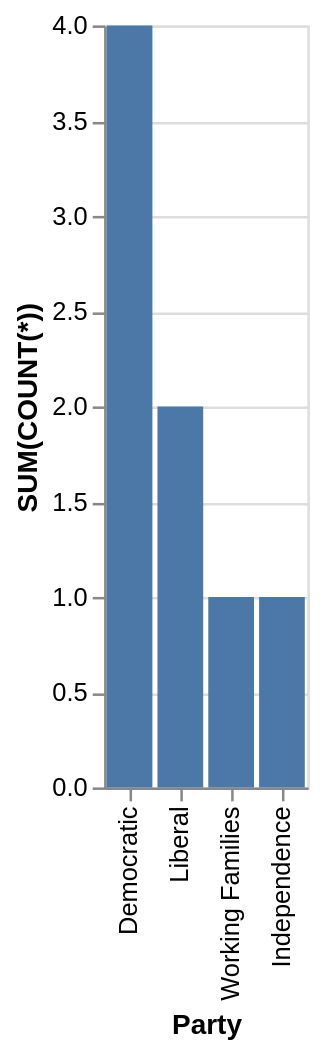

Specify this chart in Vega-Lite:
### Vega-Lite specification from a JSON file in a GitHub repository (floating-point values rounded to 4 significant figures)
{"data": {"values": [{"x_data": "Democratic", "y_data": 4}, {"x_data": "Liberal", "y_data": 2}, {"x_data": "Working Families", "y_data": 1}, {"x_data": "Independence", "y_data": 1}]}, "mark": "bar", "encoding": {"x": {"field": "x_data", "type": "nominal", "title": "Party", "sort": {"op": "sum", "field": "y_data", "order": "descending"}}, "y": {"field": "y_data", "type": "quantitative", "title": "SUM(COUNT(*))"}}}
